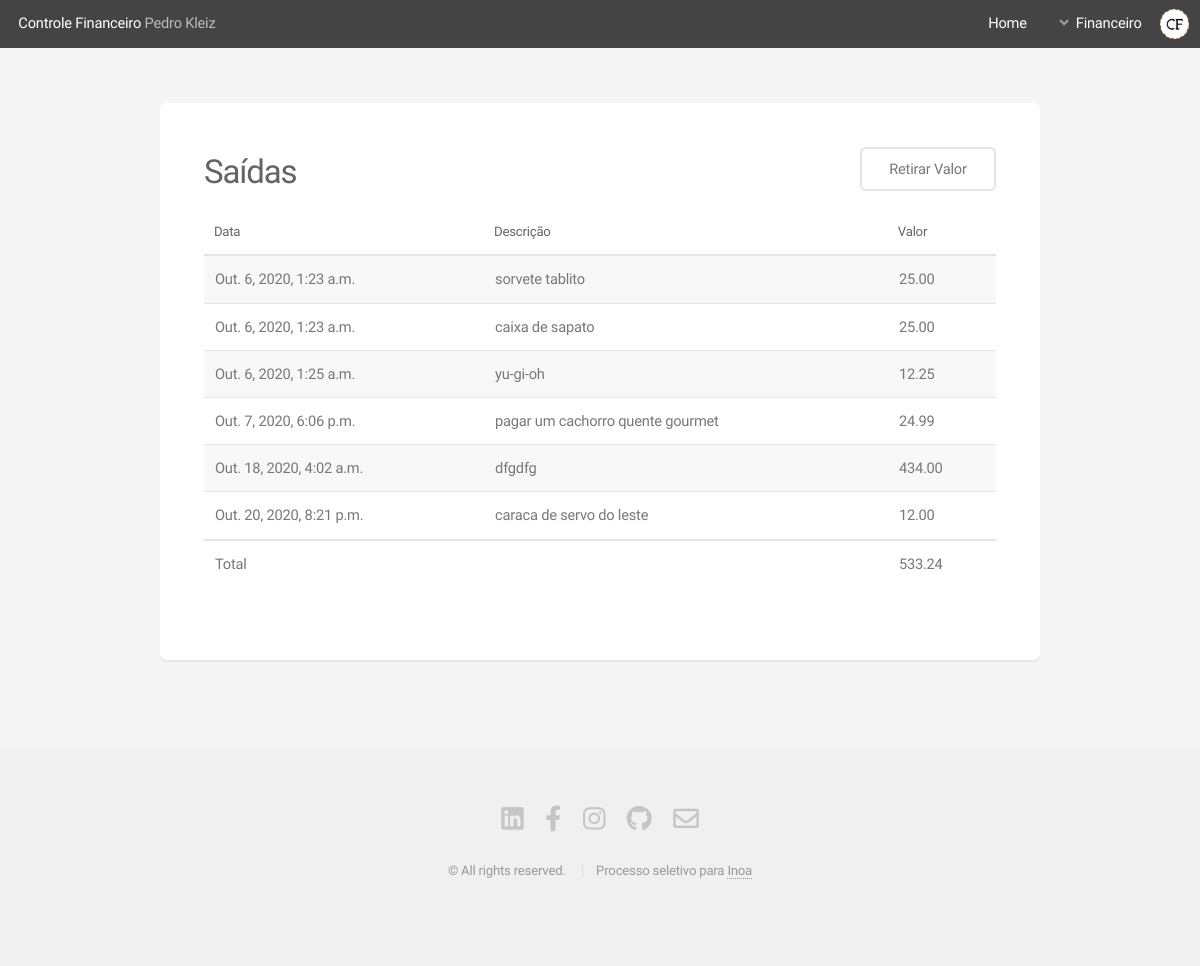
/withdrawal/, run on the app's committed database.
### website/models.py (models this page shows, shortened)
class Withdrawal(models.Model):
    withdrawal_name = models.CharField(max_length=50)
    withdrawal_value = models.DecimalField(
        blank=False, null=False, max_digits=20, decimal_places=2)
    withdrawal_date = models.DateTimeField(auto_now=True)

### website/views.py (the view)
# urls.py: path('withdrawal/', withdrawal_view, name='withdrawal'),
def withdrawal_view(request):
    withdrawals = Withdrawal.objects.all()
    sumWithdrawals = Withdrawal.objects.aggregate(
        sum_withdrawals=Sum('withdrawal_value'))
    dicWithdrawalRender = {
        'sumWithdrawals': sumWithdrawals, 'withdrawals': withdrawals}
    return render(request, 'withdrawal.html', dicWithdrawalRender)

### website/templates/withdrawal.html
{% load static %} {% include 'partials/headerBlack.html' %}
<section id="main" class="container">
  <section class="box">
    <header>
      <div class="row gtr-uniform gtr-50">
        <div class="col-6 col-12-mobilep">
          <h2 class="col-6">Saídas</h2>
        </div>
        <div class="col-6 col-12-mobilep ">
          <a href="{% url 'withdrawalValue' %}" style="float: right;" class="button alt">Retirar Valor</a>
        </div>
      </div>
    </header>
    <br>
    <div class="table-wrapper">
      <table>
        <thead>
          <tr>
            <th>Data</th>
            <th>Descrição</th>
            <th>Valor</th>
          </tr>
        </thead>
        <tbody>
          {% for withdrawal in withdrawals %}
          <tr>
            <td>{{withdrawal.withdrawal_date}}</td>
            <td>{{withdrawal.withdrawal_name}}</td>
            <td>{{withdrawal.withdrawal_value}}</td>
          </tr>
          {% endfor %}
        </tbody>
        <tfoot>
          <tr>
            <td>Total</td>
            <td colspan="1"></td>
            <td>{{ sumWithdrawals.sum_withdrawals|floatformat:2 }}</td>
          </tr>
        </tfoot>
      </table>
    </div>
  </section>
</section>
{% include 'partials/footer.html' %}

### data on the page
Withdrawal: withdrawal_date "Out. 6, 2020, 1:23 a.m.", withdrawal_name "sorvete tablito", withdrawal_value "25.00"
Withdrawal: withdrawal_date "Out. 6, 2020, 1:23 a.m.", withdrawal_name "caixa de sapato", withdrawal_value "25.00"
Withdrawal: withdrawal_date "Out. 6, 2020, 1:25 a.m.", withdrawal_name "yu-gi-oh", withdrawal_value "12.25"
Withdrawal: withdrawal_date "Out. 7, 2020, 6:06 p.m.", withdrawal_name "pagar um cachorro quente gourmet", withdrawal_value "24.99"
Withdrawal: withdrawal_date "Out. 18, 2020, 4:02 a.m.", withdrawal_name "dfgdfg", withdrawal_value "434.00"
Withdrawal: withdrawal_date "Out. 20, 2020, 8:21 p.m.", withdrawal_name "caraca de servo do leste", withdrawal_value "12.00"

### other printed values
{{ sumWithdrawals.sum_withdrawals|floatformat:2 }} "533.24"
